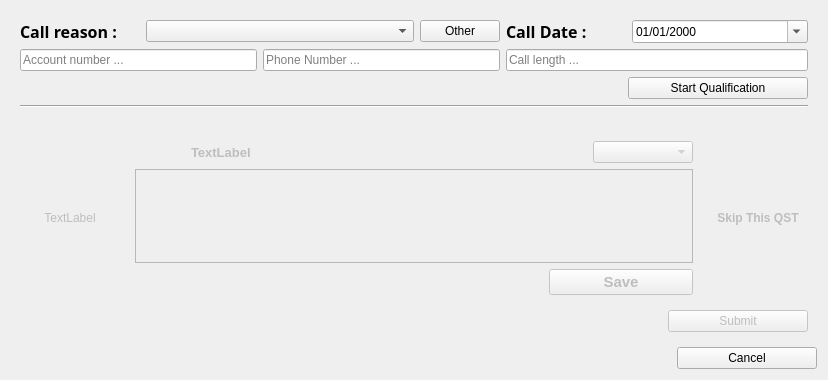
<?xml version="1.0" encoding="UTF-8"?>
<ui version="4.0">
 <class>Form</class>
 <widget class="QWidget" name="Form">
  <property name="geometry">
   <rect>
    <x>0</x>
    <y>0</y>
    <width>828</width>
    <height>380</height>
   </rect>
  </property>
  <property name="windowTitle">
   <string>Form</string>
  </property>
  <layout class="QVBoxLayout" name="verticalLayout_2">
   <item>
    <widget class="QWidget" name="widget_2" native="true">
     <layout class="QVBoxLayout" name="verticalLayout_7">
      <item>
       <layout class="QGridLayout" name="gridLayout">
        <item row="1" column="1">
         <widget class="QLineEdit" name="CN">
          <property name="placeholderText">
           <string>Call length ...</string>
          </property>
         </widget>
        </item>
        <item row="0" column="1">
         <layout class="QHBoxLayout" name="horizontalLayout_9">
          <item>
           <widget class="QLabel" name="label_5">
            <property name="minimumSize">
             <size>
              <width>120</width>
              <height>0</height>
             </size>
            </property>
            <property name="maximumSize">
             <size>
              <width>120</width>
              <height>16777215</height>
             </size>
            </property>
            <property name="font">
             <font>
              <family>Segoe Print</family>
              <pointsize>12</pointsize>
              <weight>75</weight>
              <bold>true</bold>
             </font>
            </property>
            <property name="text">
             <string>Call Date : </string>
            </property>
           </widget>
          </item>
          <item>
           <widget class="QDateEdit" name="dateEdit">
            <property name="displayFormat">
             <string>dd/MM/yyyy</string>
            </property>
            <property name="calendarPopup">
             <bool>true</bool>
            </property>
           </widget>
          </item>
         </layout>
        </item>
        <item row="0" column="0">
         <layout class="QHBoxLayout" name="horizontalLayout_10">
          <item>
           <widget class="QLabel" name="label_6">
            <property name="minimumSize">
             <size>
              <width>120</width>
              <height>0</height>
             </size>
            </property>
            <property name="maximumSize">
             <size>
              <width>120</width>
              <height>16777215</height>
             </size>
            </property>
            <property name="font">
             <font>
              <family>Segoe Print</family>
              <pointsize>12</pointsize>
              <weight>75</weight>
              <bold>true</bold>
             </font>
            </property>
            <property name="text">
             <string>Call reason : </string>
            </property>
           </widget>
          </item>
          <item>
           <widget class="QComboBox" name="comboBox">
            <property name="minimumSize">
             <size>
              <width>268</width>
              <height>0</height>
             </size>
            </property>
            <property name="maximumSize">
             <size>
              <width>16777215</width>
              <height>16777215</height>
             </size>
            </property>
            <property name="cursor">
             <cursorShape>PointingHandCursor</cursorShape>
            </property>
           </widget>
          </item>
          <item>
           <widget class="QPushButton" name="pushButton">
            <property name="maximumSize">
             <size>
              <width>150</width>
              <height>16777215</height>
             </size>
            </property>
            <property name="cursor">
             <cursorShape>PointingHandCursor</cursorShape>
            </property>
            <property name="text">
             <string>Other</string>
            </property>
           </widget>
          </item>
         </layout>
        </item>
        <item row="1" column="0">
         <layout class="QHBoxLayout" name="horizontalLayout_11">
          <item>
           <widget class="QLineEdit" name="accN">
            <property name="placeholderText">
             <string>Account number ...</string>
            </property>
           </widget>
          </item>
          <item>
           <widget class="QLineEdit" name="PhN">
            <property name="placeholderText">
             <string>Phone Number ...</string>
            </property>
           </widget>
          </item>
         </layout>
        </item>
        <item row="2" column="1">
         <layout class="QHBoxLayout" name="horizontalLayout_12">
          <item>
           <spacer name="horizontalSpacer_7">
            <property name="orientation">
             <enum>Qt::Horizontal</enum>
            </property>
            <property name="sizeHint" stdset="0">
             <size>
              <width>40</width>
              <height>20</height>
             </size>
            </property>
           </spacer>
          </item>
          <item>
           <widget class="QPushButton" name="startQlf">
            <property name="minimumSize">
             <size>
              <width>180</width>
              <height>0</height>
             </size>
            </property>
            <property name="maximumSize">
             <size>
              <width>180</width>
              <height>16777215</height>
             </size>
            </property>
            <property name="cursor">
             <cursorShape>PointingHandCursor</cursorShape>
            </property>
            <property name="text">
             <string>Start Qualification</string>
            </property>
           </widget>
          </item>
         </layout>
        </item>
       </layout>
      </item>
      <item>
       <widget class="Line" name="line_3">
        <property name="orientation">
         <enum>Qt::Horizontal</enum>
        </property>
       </widget>
      </item>
     </layout>
    </widget>
   </item>
   <item>
    <widget class="QWidget" name="widget" native="true">
     <property name="enabled">
      <bool>false</bool>
     </property>
     <layout class="QVBoxLayout" name="verticalLayout_4">
      <item>
       <layout class="QHBoxLayout" name="horizontalLayout_2">
        <item>
         <widget class="QLabel" name="lbtn">
          <property name="minimumSize">
           <size>
            <width>100</width>
            <height>100</height>
           </size>
          </property>
          <property name="maximumSize">
           <size>
            <width>100</width>
            <height>100</height>
           </size>
          </property>
          <property name="cursor">
           <cursorShape>PointingHandCursor</cursorShape>
          </property>
          <property name="text">
           <string>TextLabel</string>
          </property>
          <property name="alignment">
           <set>Qt::AlignCenter</set>
          </property>
         </widget>
        </item>
        <item>
         <widget class="QWidget" name="widget_3" native="true">
          <layout class="QVBoxLayout" name="verticalLayout_6">
           <item>
            <layout class="QVBoxLayout" name="verticalLayout">
             <item>
              <layout class="QHBoxLayout" name="horizontalLayout_3">
               <item>
                <widget class="QLabel" name="label_2">
                 <property name="maximumSize">
                  <size>
                   <width>50</width>
                   <height>16777215</height>
                  </size>
                 </property>
                 <property name="font">
                  <font>
                   <italic>true</italic>
                   <underline>false</underline>
                   <strikeout>false</strikeout>
                   <kerning>false</kerning>
                  </font>
                 </property>
                 <property name="text">
                  <string/>
                 </property>
                </widget>
               </item>
               <item>
                <widget class="QLabel" name="label_3">
                 <property name="font">
                  <font>
                   <pointsize>10</pointsize>
                   <weight>75</weight>
                   <bold>true</bold>
                  </font>
                 </property>
                 <property name="text">
                  <string>TextLabel</string>
                 </property>
                </widget>
               </item>
               <item>
                <widget class="QComboBox" name="comboBox_2">
                 <property name="maximumSize">
                  <size>
                   <width>100</width>
                   <height>16777215</height>
                  </size>
                 </property>
                </widget>
               </item>
              </layout>
             </item>
             <item>
              <widget class="QTextEdit" name="textEdit"/>
             </item>
             <item>
              <layout class="QHBoxLayout" name="horizontalLayout_6">
               <item>
                <spacer name="horizontalSpacer">
                 <property name="orientation">
                  <enum>Qt::Horizontal</enum>
                 </property>
                 <property name="sizeHint" stdset="0">
                  <size>
                   <width>40</width>
                   <height>20</height>
                  </size>
                 </property>
                </spacer>
               </item>
               <item>
                <widget class="QPushButton" name="save">
                 <property name="minimumSize">
                  <size>
                   <width>144</width>
                   <height>0</height>
                  </size>
                 </property>
                 <property name="maximumSize">
                  <size>
                   <width>200</width>
                   <height>16777215</height>
                  </size>
                 </property>
                 <property name="font">
                  <font>
                   <pointsize>11</pointsize>
                   <weight>75</weight>
                   <bold>true</bold>
                  </font>
                 </property>
                 <property name="text">
                  <string>Save</string>
                 </property>
                </widget>
               </item>
              </layout>
             </item>
            </layout>
           </item>
          </layout>
         </widget>
        </item>
        <item>
         <widget class="QLabel" name="rbtn">
          <property name="minimumSize">
           <size>
            <width>100</width>
            <height>100</height>
           </size>
          </property>
          <property name="maximumSize">
           <size>
            <width>100</width>
            <height>100</height>
           </size>
          </property>
          <property name="font">
           <font>
            <weight>75</weight>
            <bold>true</bold>
           </font>
          </property>
          <property name="cursor">
           <cursorShape>PointingHandCursor</cursorShape>
          </property>
          <property name="text">
           <string>Skip This QST</string>
          </property>
          <property name="alignment">
           <set>Qt::AlignCenter</set>
          </property>
         </widget>
        </item>
       </layout>
      </item>
      <item>
       <layout class="QHBoxLayout" name="horizontalLayout_7">
        <item>
         <spacer name="horizontalSpacer_2">
          <property name="orientation">
           <enum>Qt::Horizontal</enum>
          </property>
          <property name="sizeHint" stdset="0">
           <size>
            <width>40</width>
            <height>20</height>
           </size>
          </property>
         </spacer>
        </item>
        <item>
         <widget class="QPushButton" name="submit">
          <property name="minimumSize">
           <size>
            <width>140</width>
            <height>0</height>
           </size>
          </property>
          <property name="cursor">
           <cursorShape>PointingHandCursor</cursorShape>
          </property>
          <property name="text">
           <string>Submit</string>
          </property>
         </widget>
        </item>
       </layout>
      </item>
     </layout>
    </widget>
   </item>
   <item>
    <layout class="QHBoxLayout" name="horizontalLayout_8">
     <item>
      <spacer name="horizontalSpacer_6">
       <property name="orientation">
        <enum>Qt::Horizontal</enum>
       </property>
       <property name="sizeHint" stdset="0">
        <size>
         <width>40</width>
         <height>20</height>
        </size>
       </property>
      </spacer>
     </item>
     <item>
      <widget class="QPushButton" name="back">
       <property name="enabled">
        <bool>true</bool>
       </property>
       <property name="minimumSize">
        <size>
         <width>140</width>
         <height>0</height>
        </size>
       </property>
       <property name="cursor">
        <cursorShape>PointingHandCursor</cursorShape>
       </property>
       <property name="text">
        <string>Cancel</string>
       </property>
      </widget>
     </item>
    </layout>
   </item>
  </layout>
 </widget>
 <resources/>
 <connections/>
</ui>
